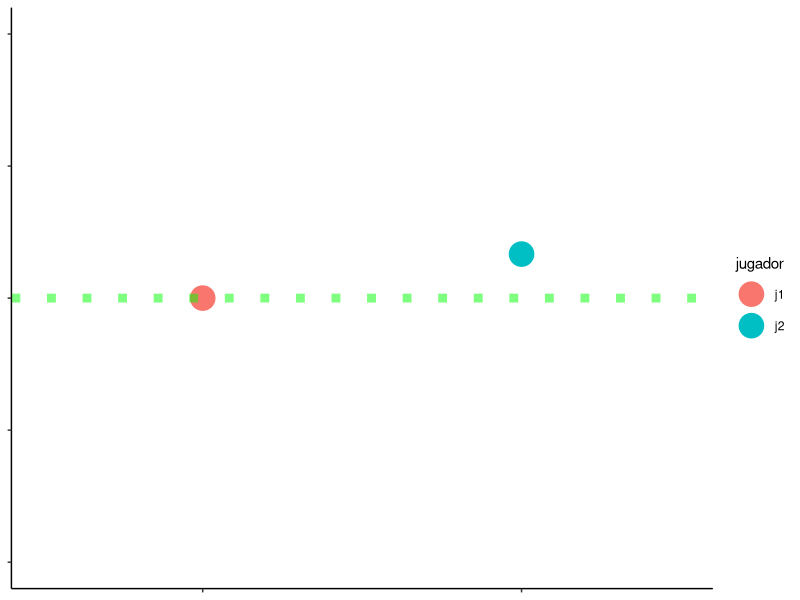
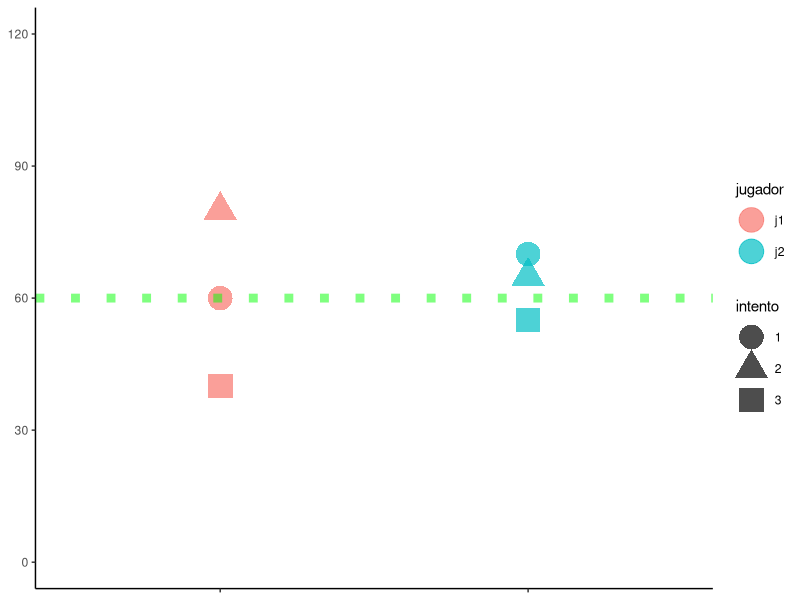
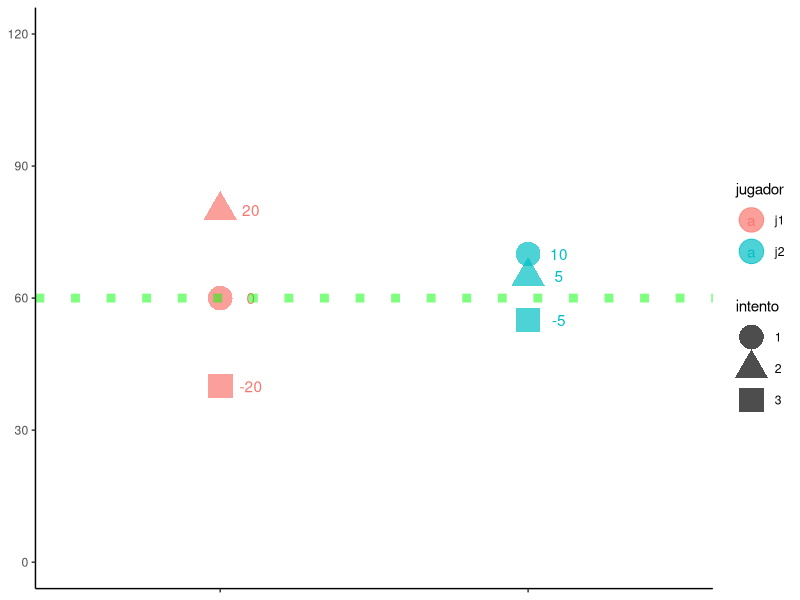

Here is the R script that generated these plots, in order:
## ---- chunk 1
j1 <- c(60, 80, 40)
j2 <- c(70, 65, 55)

## ---- chunk 2
puntos <- data.frame(rbind(j1,j2))

## ---- chunk 3
colnames(puntos) <- c("intento1", "intento2", "intento3")

## ---- chunk 4
library(dplyr) #Cargamos el paquete necesario para poder hacer lo siguiente

puntos <- puntos %>% 
  mutate(jugador = rownames(puntos))
## ---- chunk 5
library(ggplot2) #llamamos el paquete para graficar 
ggplot(puntos, aes(jugador, intento1, color = jugador)) +
  geom_point(size = 8) + #En este parte le doy el tamaño a los tejos
  geom_hline(yintercept =  60, color = "green", linetype = "dotted", 
             size = 3, alpha = 0.5) + #luego creo la linea con la que se gana
  scale_y_continuous(limits = c(0,120),  breaks = c(0,30,60, 90, 120))+
  theme_classic() +
  theme( axis.text.x = element_blank(),
         axis.title.y = element_blank(),
         axis.text.y = element_blank(),
         axis.title.x = element_blank()
  ) #y toda esta ultima parte es para limpiar el gráfico y solo queden elementos principales
         
## ---- chunk 6
library(tidyr)

puntos <- puntos %>% 
  pivot_longer(cols = -jugador, names_to = "intento", names_prefix = "intento",
               values_to = "distancia")

## ---- chunk 7

ggplot(puntos, aes(jugador, distancia, shape = intento, color = jugador)) +
  geom_point(size = 8, alpha = 0.7) +
  geom_hline(yintercept =  60, color = "green", linetype = "dotted", 
             size = 3, alpha = 0.5) +
  scale_y_continuous(limits = c(0,120), breaks = c(0,30,60, 90, 120))+
  theme_classic() +
  theme(axis.text.x = element_blank(),
        axis.title.x = element_blank(),
        axis.title.y = element_blank()
  )
## ---- chunk 8
puntos <- puntos %>% 
  mutate(diferencia = distancia - 60) 
print(puntos)
## ---- chunk 9

ggplot(puntos, aes(jugador, distancia, shape = intento, color = jugador)) +
  geom_point(size = 8, alpha = 0.7) +
  geom_text(aes(label = diferencia), position = position_nudge(x=0.1))+
  #anotamos con esta nueva linea la diferencia en el grafico
  geom_hline(yintercept =  60, color = "green", linetype = "dotted", 
             size = 3, alpha = 0.5) +
  scale_y_continuous(limits = c(0,120), breaks = c(0,30,60, 90, 120))+
  theme_classic() +
  theme(axis.text.x = element_blank(),
        axis.title.x = element_blank(),
        axis.title.y = element_blank()
  )

## ---- chunk 10
puntos <- puntos %>% 
  group_by(jugador) %>%  #primero agrupar datos por jugador
  mutate(promedio_jugador = mean(distancia))

print(puntos)
## ---- chunk 11
puntos <- puntos %>% 
  group_by(jugador) %>%  #primero agrupar datos por jugador
  mutate(promedio_diferencia = mean(diferencia)) %>% 
  mutate(promedio_diferencia_absoluta = sqrt(mean(diferencia^2))) 
#en la última linea, se elevó la diferencia al cruadrado para dejarlo en una medida #absoluta del error de cada jugador con ^2 y luego se volvió a la medida original
#usando sqrt(), esto es,  la raiz cuadrada

print(puntos)
## ---- chunk 12
puntos <- puntos %>% 
mutate(resultado = ifelse(diferencia  == 0, "Acierto", "Fallo"))

#entonces, si la diferencia es 0, significá que acertó. Cualquier otro numero será
#un fallo. 

#Y entonces hacemos un tabla para resumir los resultados

table(puntos$resultado, puntos$jugador)


